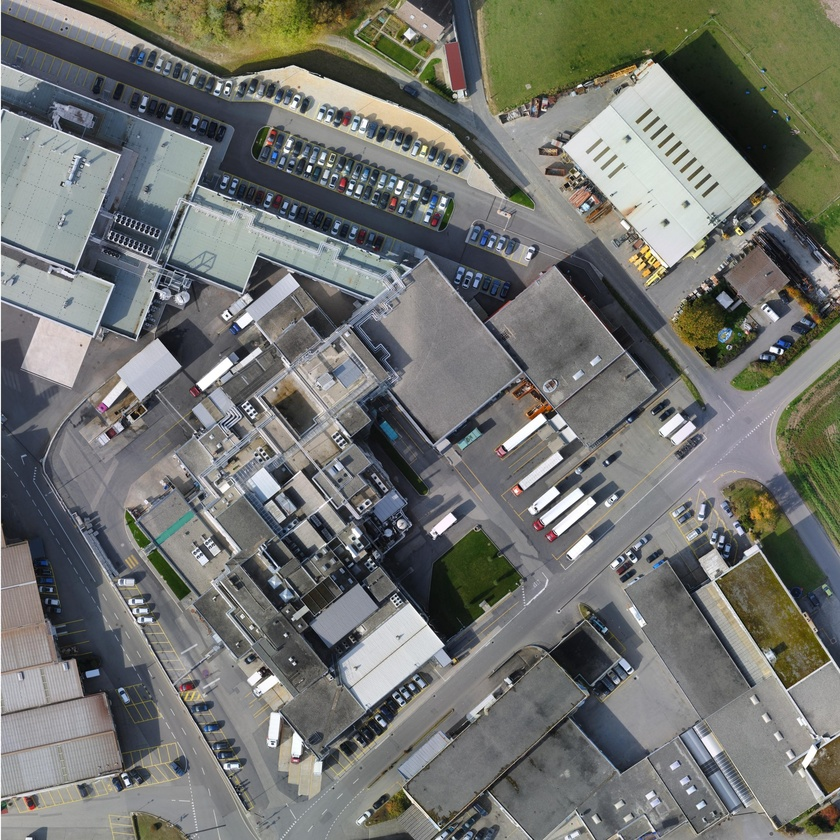
#> input picture Q4_Image/Left.jpg, 840 x 840 px, shrunk from 2721 x 2721 before the run
$ python others.py
#> lines starting #> are read from the running program, lines starting #| are printed output that depends on the picture
import cv2
import numpy as np

# [13 lines of commented-out code are left out]


import cv2

# 加载左图像（Image 1）
left_image = cv2.imread('Q4_Image/Left.jpg')
#> left_image is the input picture: shape (840, 840, 3); mean B, G, R 111.7, 116, 114.3
gray_left = cv2.cvtColor(left_image, cv2.COLOR_BGR2GRAY)
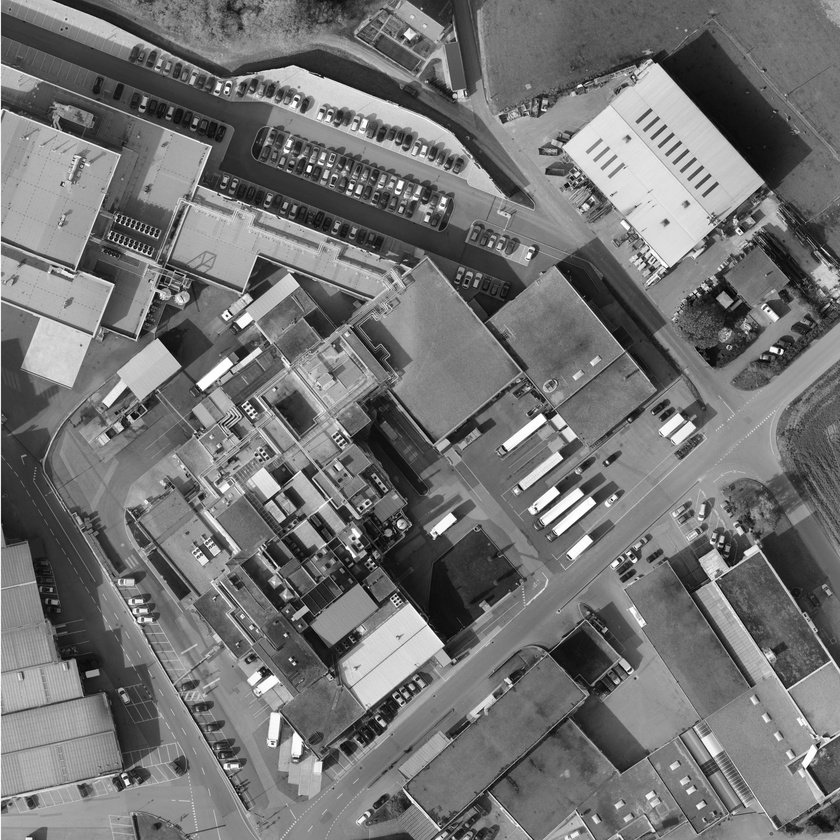
#> gray_left: shape (840, 840); min 1, max 255, mean 115

# 加载右图像（Image 2）
right_image = cv2.imread('Q4_Image/Right.jpg')
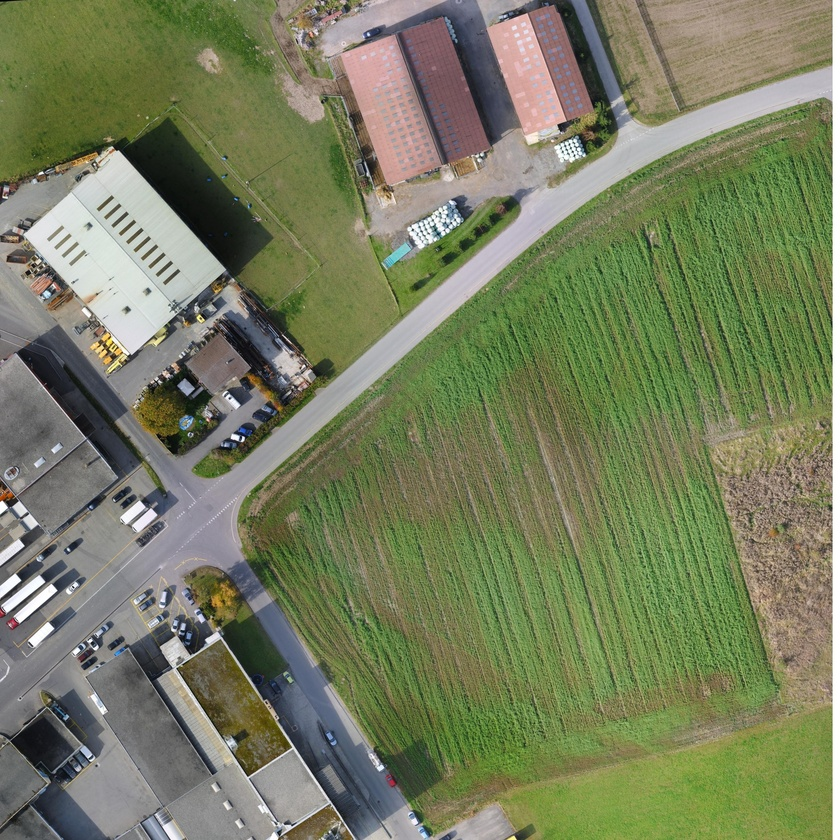
#> input picture Q4_Image/Right.jpg, 840 x 840 px, shrunk from 2721 x 2721 before the run
#> right_image is the input picture: shape (840, 840, 3); mean B, G, R 95.2, 126.2, 119.4
gray_right = cv2.cvtColor(right_image, cv2.COLOR_BGR2GRAY)
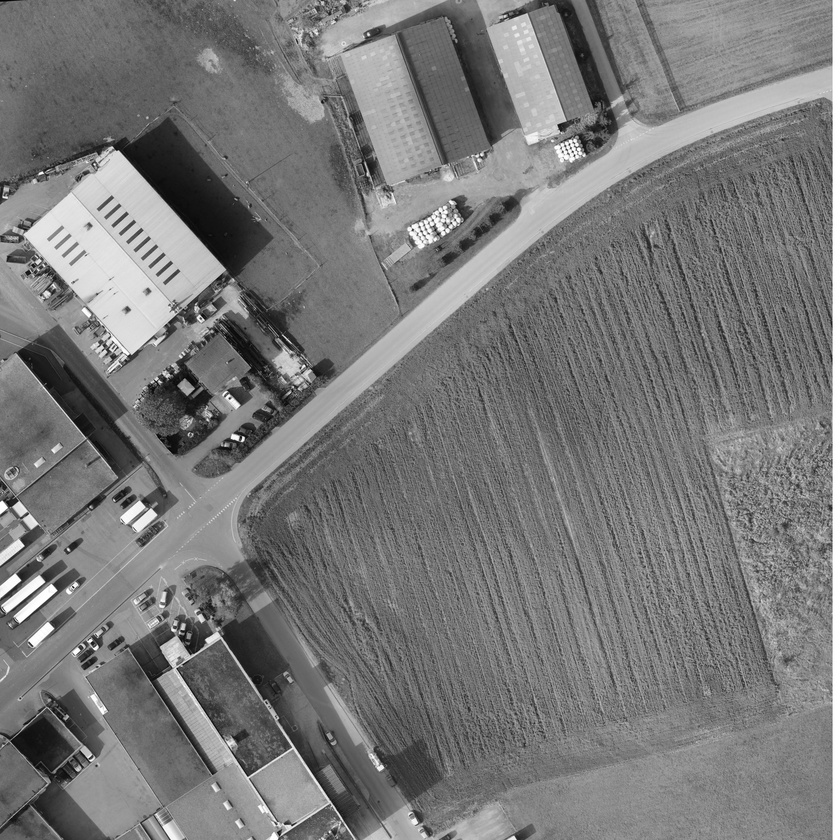
#> gray_right: shape (840, 840); min 2, max 255, mean 120.6

# 创建SIFT检测器
sift = cv2.SIFT_create()

# 在左图像和右图像上检测关键点和计算描述符
kp1, des1 = sift.detectAndCompute(gray_left, None)
#> kp1 = 5145 keypoints; strongest (x, y, size): (309, 169, 3.6), (607, 462, 1.8), (351, 186, 3.2), (782, 350, 2.1)
kp2, des2 = sift.detectAndCompute(gray_right, None)
#> kp2 = 3978 keypoints; strongest (x, y, size): (243, 438, 2.1), (235, 437, 4.3), (68, 549, 1.8), (42, 173, 2.1)

# 使用BFMatcher.knnMatch来匹配关键点
bf = cv2.BFMatcher()
matches = bf.knnMatch(des1, des2, k=2)
#> matches = 5145 matches

# 提取好的匹配
good_matches = []
for m, n in matches:
    if m.distance < 0.75 * n.distance:
        good_matches.append(m)
#> after the loop, good_matches = 956 matches

# 绘制匹配关键点
matched_image = cv2.drawMatches(left_image, kp1, right_image, kp2, good_matches, None, flags=cv2.DrawMatchesFlags_NOT_DRAW_SINGLE_POINTS)
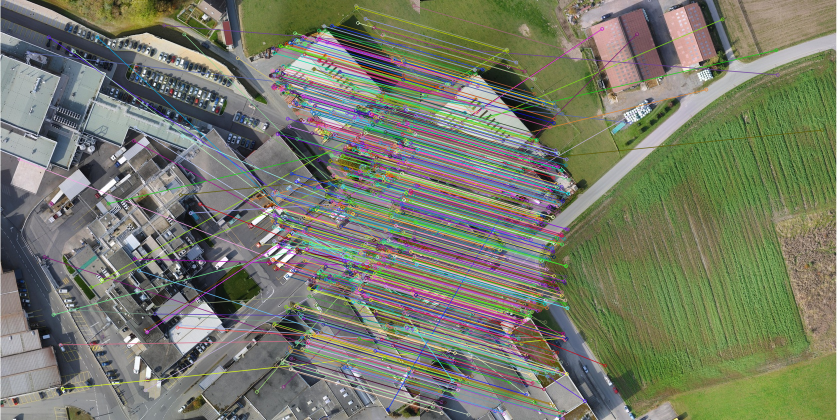
#> matched_image: shape (840, 1680, 3) (shown at 1/2 size); mean B, G, R 106.3, 122.9, 119.3
matched_image = cv2.resize(matched_image,None,fx=0.3,fy=0.3)
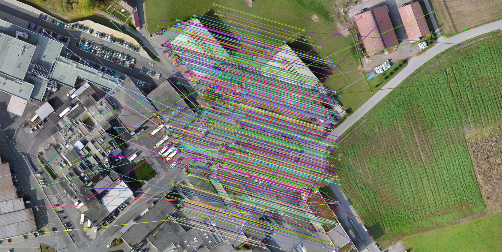
#> matched_image: shape (252, 504, 3); mean B, G, R 106.1, 122.7, 119.1
# 显示匹配关键点的图像
cv2.imshow('Matched Keypoints', matched_image)
cv2.waitKey(0)
cv2.destroyAllWindows()
